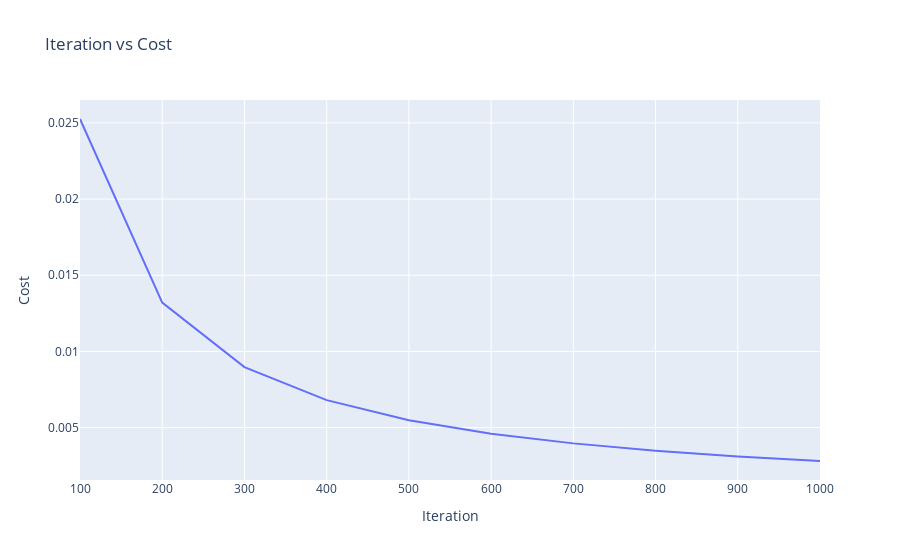

This figure's notebook cell:
### Code cell
# Convert cost history into numpy arrays
cost_hist_ = np.array(custom_poly2_mlr_model.cost_history)

# Plotly Express line chart
fig = px.line(
    x=cost_hist_[:, 0],
    y=cost_hist_[:, 1],
    title="Iteration vs Cost",
    labels={"x": "Iteration", "y": "Cost"}
)

# Show the plot
fig.show()

# Saved as plot_2.png in the current directory/folder

### Figure 1 — Plotly figure (JSON) as saved in the notebook; plotly's stock layout.template omitted (floating-point values rounded to 4 significant figures)
{"data": [{"hovertemplate": "Iteration=%{x}<br>Cost=%{y}<extra></extra>", "legendgroup": "", "line": {"color": "#636efa", "dash": "solid"}, "marker": {"symbol": "circle"}, "mode": "lines", "name": "", "orientation": "v", "showlegend": false, "type": "scatter", "x": [100, 200, 300, 400, 500, 600, 700, 800, 900, 1000], "xaxis": "x", "y": [0.02526, 0.01321, 0.008969, 0.006803, 0.005487, 0.004602, 0.003966, 0.003485, 0.00311, 0.002809], "yaxis": "y"}], "layout": {"legend": {"tracegroupgap": 0}, "title": {"text": "Iteration vs Cost"}, "xaxis": {"anchor": "y", "domain": [0, 1], "title": {"text": "Iteration"}}, "yaxis": {"anchor": "x", "domain": [0, 1], "title": {"text": "Cost"}}}}
